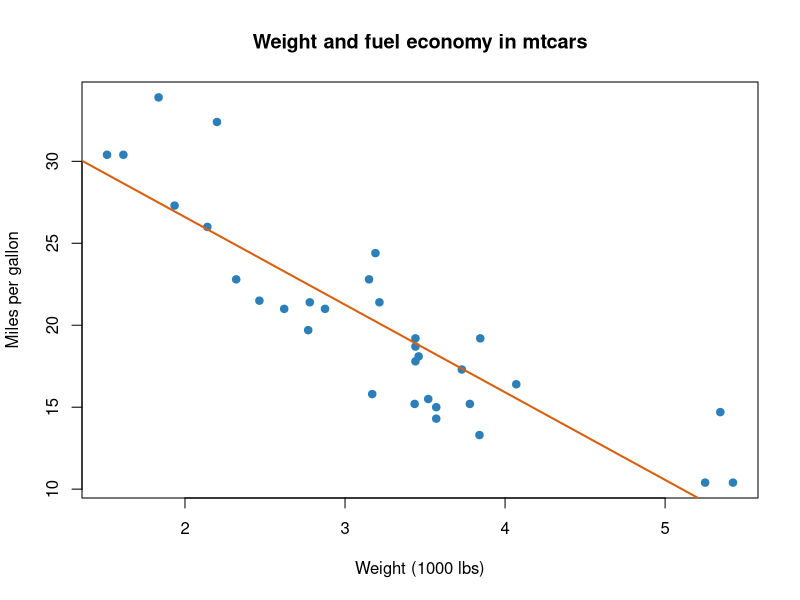

The R script that drew this image:
## ---- chunk 1
summary(mtcars[, c("mpg", "hp", "wt", "gear")])
## ---- chunk 2
plot(
  mtcars$wt,
  mtcars$mpg,
  pch = 19,
  col = "#2C7FB8",
  xlab = "Weight (1000 lbs)",
  ylab = "Miles per gallon",
  main = "Weight and fuel economy in mtcars"
)
abline(lm(mpg ~ wt, data = mtcars), col = "#D95F0E", lwd = 2)
